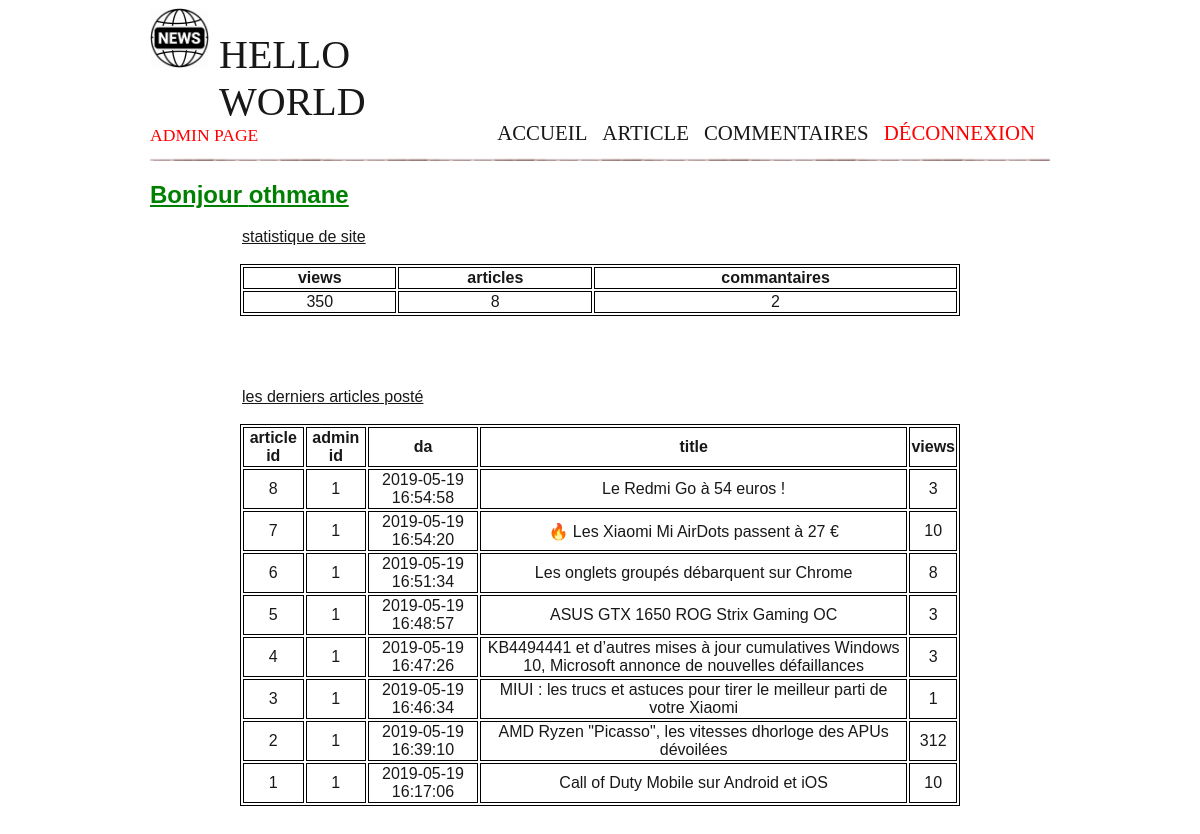
The page /admin/index.php (signed in) on the database its author committed.
### tables this page shows
CREATE TABLE IF NOT EXISTS `article` (
  `id_article` int(11) NOT NULL AUTO_INCREMENT,
  `contenu` text NOT NULL,
  `id_admin` int(11) NOT NULL,
  `da` datetime NOT NULL DEFAULT CURRENT_TIMESTAMP,
  `label` text NOT NULL,
  `views` int(11) NOT NULL DEFAULT '0',
  PRIMARY KEY (`id_article`),
  KEY `article_fk0` (`id_admin`)
);

### admin/index.php (the view, shortened to what this page needs)
<html>
<head>
	<link rel="stylesheet" href="../css/admin.css">
</head>
<body>
	<?php
	$servername = "localhost";
            $username = "root";
            $password = "";
            $conn = new mysqli($servername, $username, $password,'news');
        if (!isset($_SESSION["id_ad"])) {
        	require 'php/login.php';
        }
	else{
	?>
	<div style="width: 900px;margin:auto;height: 900px;">
	<h2 style="color:green;text-decoration: underline;">Bonjour <?php echo $_SESSION['name']; ?></h2>
	<?php
	 $sql = "SELECT sum(views) as sum FROM article";
	 $result = $conn->query($sql);
     $views = mysqli_fetch_assoc($result);
     $sql = "SELECT count(*) as count FROM article";
	 $result = $conn->query($sql);
     $art = mysqli_fetch_assoc($result);
     $sql = "SELECT count(*) as count FROM comment";
	 $result = $conn->query($sql);
     $cmt = mysqli_fetch_assoc($result);
	 ?>
	<div class="ct">
		<div class="vue">
			<legend style="text-decoration: underline;">statistique de site</legend>
			<br>
			<table>
				<tr>
					<th>views</th>
					<th>articles</th>
					<th>commantaires</th>
				</tr>
				<tr>
					<td><?php echo $views["sum"]; ?></td>
					<td><?php echo $art["count"]; ?></td>
					<td><?php echo $cmt["count"]; ?></td>
				</tr>
			</table>
		</div>
		<br>
	<br>
	<br>
	<br>
		<div class="vue">
			<legend style="text-decoration: underline;">les derniers articles posté</legend>
			<br>
	<?php
	$sql = "SELECT id_article,id_admin,contenu,da,label,views FROM article order by id_article desc limit 10";
	$result = $conn->query($sql);
     echo "<table>
				<tr>
					<th>article id</th>
					<th>admin id</th>
					<th>da</th>
					<th>title</th>
					<th>views</th>
				</tr>";
     while ( $art = mysqli_fetch_assoc($result)){
     	echo "<tr>
					<td>".$art['id_article']."</td>
					<td>".$art['id_admin']."</td>
					<td>".$art['da']."</td>
					<td>".$art['label']."</td>
					<td>".$art['views']."</td>
				</tr>";
     }
	 ?>
	</div>
	</div>
	</div>
	<?php  } ?>
</body>
</html>

### css/admin.css (style rules this page uses)
body { font-family: 'Trebuchet MS', Arial, sans-serif; color: #181818; }
section h1, footer h1, nav a { font-family: Dayrom, serif; font-weight: normal; text-transform: uppercase; }
header { background: url('../images/separateur.png') repeat-x bottom; display: flex; justify-content: space-between; align-items: flex-end; }
#titre_principal { display: flex; flex-direction: column; }
#logo { display: flex; flex-direction: row; align-items: baseline; }
#logo img { width: 59px; height: 60px; }
header h1 { font-family: 'BallparkWeiner', serif; font-size: 2.5em; font-weight: normal; margin: 0 0 0 10px; }
header h2 { font-family: Dayrom, serif; font-size: 1.1em; margin-top: 0px; font-weight: normal; }
table, th, td { border: 1px solid black; }
table { width: 100%; text-align: center; }
.ct { width: 80%; margin: auto; }
nav ul { list-style-type: none; display: flex; }
nav li { margin-right: 15px; }
nav a { font-size: 1.3em; color: #181818; padding-bottom: 3px; text-decoration: none; }

### rows shown on the page
article: id_article "8", id_admin "1", da "2019-05-19 16:54:58", label "Le Redmi Go à 54 euros !", views "3"
article: id_article "7", id_admin "1", da "2019-05-19 16:54:20", label "🔥 Les Xiaomi Mi AirDots passent à 27 €", views "10"
article: id_article "6", id_admin "1", da "2019-05-19 16:51:34", label "Les onglets groupés débarquent sur Chrome", views "8"
article: id_article "5", id_admin "1", da "2019-05-19 16:48:57", label "ASUS GTX 1650 ROG Strix Gaming OC", views "3"
article: id_article "4", id_admin "1", da "2019-05-19 16:47:26", label "KB4494441 et d’autres mises à jour cumulatives Windows 10, Microsoft annonce de nouvelles défaillances", views "3"
article: id_article "3", id_admin "1", da "2019-05-19 16:46:34", label "MIUI : les trucs et astuces pour tirer le meilleur parti de votre Xiaomi", views "1"
article: id_article "2", id_admin "1", da "2019-05-19 16:39:10", label "AMD Ryzen \"Picasso\", les vitesses dhorloge des APUs dévoilées", views "312"
article: id_article "1", id_admin "1", da "2019-05-19 16:17:06", label "Call of Duty Mobile sur Android et iOS", views "10"

### other values the page prints
$_SESSION['name'] "othmane"
$views["sum"] "350"
$art["count"] "8"
$cmt["count"] "2"
